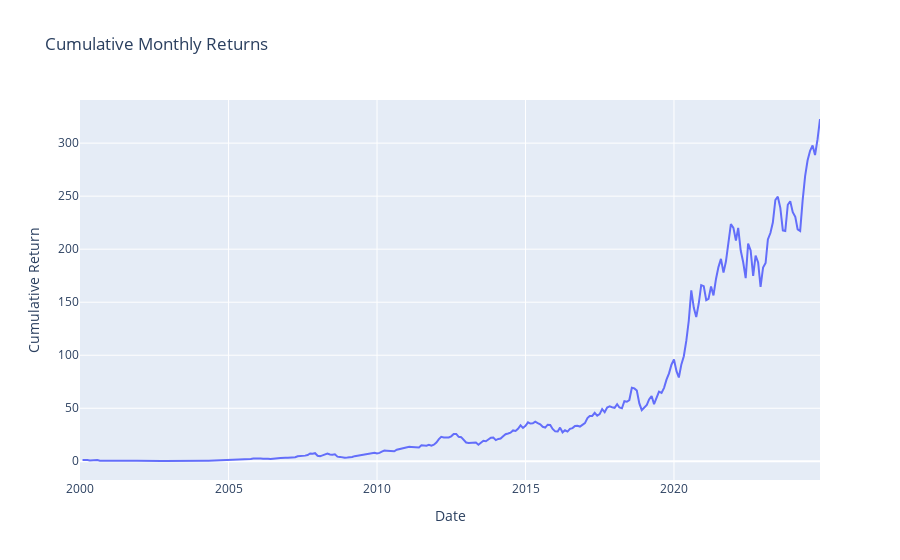

Notebook cell for this chart:
### Code cell
# A prettier picture with hoverdata
import plotly.graph_objects as go
trace1 = go.Scatter(x=cum_ret.index.strftime('%Y-%m'), y=cum_ret['ret'], mode="lines")
fig = go.Figure()
fig.add_trace(trace1)
fig.update_layout(title='Cumulative Monthly Returns', xaxis_title='Date', yaxis_title='Cumulative Return')
fig.show()

### Figure 1 — Plotly figure (JSON) as saved in the notebook; plotly's stock layout.template omitted (floating-point values rounded to 4 significant figures; data arrays with more than 128 entries replaced by an {"elided": "..."} marker saying what was removed)
{"data": [{"mode": "lines", "type": "scatter", "x": {"elided": "300 str values"}, "y": {"elided": "300 float values"}}], "layout": {"title": {"text": "Cumulative Monthly Returns"}, "xaxis": {"title": {"text": "Date"}}, "yaxis": {"title": {"text": "Cumulative Return"}}}}
